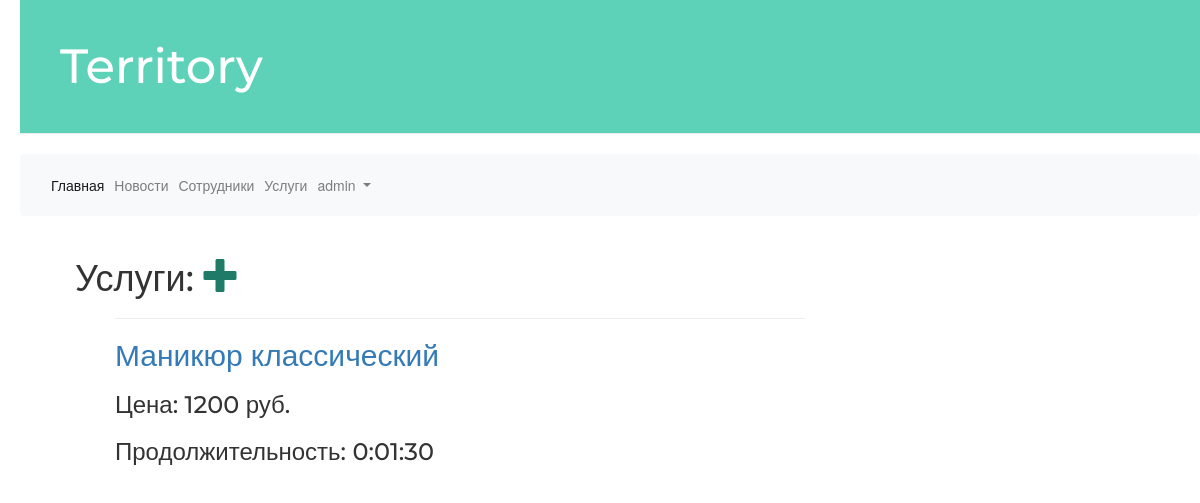
The app's page /service/ (signed in) with its own data.
### accounts/models.py (models this page shows, shortened)
class Customer(AbstractUser):
    number = PhoneNumberField(unique=False, null=False, blank=False)
    birth_date = models.DateField(null=True, blank=True)
    objects = UserManager()
    class Meta:
        db_table = 'customer'

### service/models.py (models this page shows, shortened)
class Service(models.Model):
    name = models.CharField('Название услуги', max_length=250, blank=True)
    cost_price = models.PositiveIntegerField('Себестоимость')
    price = models.PositiveIntegerField('Стоимость')
    description = models.TextField('Описание')
    duration = models.DurationField('Продолжительность')
    class Meta:
        db_table = 'service'

### service/views.py (the view)
# urls.py: path("", views.service_list, name="service_list"),
def service_list(request):
    services = Service.objects.all()
    return render(request, 'service/service_list.html', {'services': services})

### territory/templates/service/service_list.html
<!DOCTYPE html>
{% extends 'base.html'%}
{% block content %}
    <h1>Услуги:
        {% if user.is_authenticated %}
            {% if user.is_superuser %}
                <a href="{% url 'service_new' %}" >
                    <span class="glyphicon glyphicon-plus"></span></a>
            {% endif %}
        {% endif %}
    </h1>
    {% for service in services %}
        <ul>
            <hr class="hr-line">
            <h2><a href="{% url 'service_detail' pk=service.pk %}">
                {{ service.name }} </a></h2>
            <h3>Цена: {{ service.price }} руб.</h3>
            <h3>Продолжительность: {{ service.duration }}</h3>
        </ul>
    {% endfor %}
{% endblock %}

### territory/templates/navbar.html (shortened to what this page needs)
<nav class="navbar navbar-expand-sm navbar-light bg-light">
  <div class="collapse navbar-collapse" id="navbarSupportedContent">
    <ul class="navbar-nav mr-auto">
      <li class="nav-item active">
        <a class="nav-link" href="{% url 'home' %}">Главная <span class="sr-only">(current)</span></a>
      </li>
      <li class="nav-item">
        <a class="nav-link" href="{% url 'post_list' %}">Новости</a>
      </li>
        <li class="nav-item">
        <a class="nav-link" href="{% url 'employee_list' %}">Сотрудники</a>
      </li>
        <li class="nav-item">
            <a class="nav-link" href="{% url 'service_list' %}">Услуги</a>
        </li>
      <li class="nav-item dropdown">
        <a class="nav-link dropdown-toggle" href="#" id="navbarDropdown" role="button" data-toggle="dropdown" aria-haspopup="true" aria-expanded="false">
            {% if user.is_authenticated %}
              {{ user.username }}
            {% else %}
              Вход
            {% endif %}
        </a>
      </li>
    </ul>
  </div>
</nav>

### blog/static/css/blog.css (style rules this page uses)
h1 a { color: #1F7B67; font-family: 'Montserrat', sans-serif; }
body { padding-left: 20px; }
h1, h2, h3, h4 { font-family: 'Montserrat', sans-serif; }

### records on screen
Customer: username "admin"
Service: name "Маникюр классический", price "1200", duration "0:01:30"
